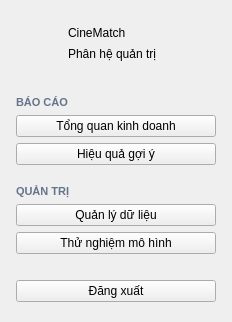
     <widget class="QFrame" name="frameSidebar">
      <property name="minimumSize">
       <size>
        <width>232</width>
        <height>0</height>
       </size>
      </property>
      <property name="maximumSize">
       <size>
        <width>232</width>
        <height>16777215</height>
       </size>
      </property>
      <layout class="QVBoxLayout" name="verticalLayoutSidebar">
       <property name="spacing">
        <number>6</number>
       </property>
       <property name="leftMargin">
        <number>16</number>
       </property>
       <property name="topMargin">
        <number>22</number>
       </property>
       <property name="rightMargin">
        <number>16</number>
       </property>
       <property name="bottomMargin">
        <number>20</number>
       </property>
       <item>
        <layout class="QHBoxLayout" name="horizontalLayoutBrand">
         <property name="spacing">
          <number>10</number>
         </property>
         <property name="leftMargin">
          <number>0</number>
         </property>
         <property name="topMargin">
          <number>0</number>
         </property>
         <property name="rightMargin">
          <number>0</number>
         </property>
         <property name="bottomMargin">
          <number>0</number>
         </property>
         <item>
          <widget class="QLabel" name="labelSidebarLogo">
           <property name="minimumSize">
            <size>
             <width>42</width>
             <height>42</height>
            </size>
           </property>
           <property name="maximumSize">
            <size>
             <width>42</width>
             <height>42</height>
            </size>
           </property>
           <property name="text">
            <string />
           </property>
           <property name="pixmap">
            <pixmap>../images/ic_logo.png</pixmap>
           </property>
           <property name="scaledContents">
            <bool>true</bool>
           </property>
          </widget>
         </item>
         <item>
          <layout class="QVBoxLayout" name="verticalLayoutBrand">
           <property name="spacing">
            <number>0</number>
           </property>
           <property name="leftMargin">
            <number>0</number>
           </property>
           <property name="topMargin">
            <number>0</number>
           </property>
           <property name="rightMargin">
            <number>0</number>
           </property>
           <property name="bottomMargin">
            <number>0</number>
           </property>
           <item>
            <widget class="QLabel" name="labelSidebarTitle">
             <property name="text">
              <string>CineMatch</string>
             </property>
            </widget>
           </item>
           <item>
            <widget class="QLabel" name="labelSidebarSub">
             <property name="text">
              <string>Phân hệ quản trị</string>
             </property>
            </widget>
           </item>
          </layout>
         </item>
        </layout>
       </item>
       <item>
        <spacer name="verticalSpacer">
         <property name="orientation">
          <enum>Qt::Vertical</enum>
         </property>
         <property name="sizeType">
          <enum>QSizePolicy::Fixed</enum>
         </property>
         <property name="sizeHint" stdset="0">
          <size>
           <width>20</width>
           <height>26</height>
          </size>
         </property>
        </spacer>
       </item>
       <item>
        <widget class="QLabel" name="labelMenu">
         <property name="text">
          <string>BÁO CÁO</string>
         </property>
         <property name="styleSheet">
          <string notr="true">color: #64748B; font-size: 8pt; font-weight: 700;</string>
         </property>
        </widget>
       </item>
       <item>
        <widget class="QPushButton" name="pushButtonNavDashboard">
         <property name="text">
          <string>Tổng quan kinh doanh</string>
         </property>
         <property name="cursor">
          <cursorShape>PointingHandCursor</cursorShape>
         </property>
         <property name="icon">
          <iconset>
           <normaloff>../images/ic_dashboard.png</normaloff>
           ../images/ic_dashboard.png
          </iconset>
         </property>
         <property name="iconSize">
          <size>
           <width>20</width>
           <height>20</height>
          </size>
         </property>
         <property name="nav" stdset="0">
          <bool>true</bool>
         </property>
         <property name="active" stdset="0">
          <bool>true</bool>
         </property>
        </widget>
       </item>
       <item>
        <widget class="QPushButton" name="pushButtonNavRecommend">
         <property name="text">
          <string>Hiệu quả gợi ý</string>
         </property>
         <property name="cursor">
          <cursorShape>PointingHandCursor</cursorShape>
         </property>
         <property name="icon">
          <iconset>
           <normaloff>../images/ic_topn_nav.png</normaloff>
           ../images/ic_topn_nav.png
          </iconset>
         </property>
         <property name="iconSize">
          <size>
           <width>20</width>
           <height>20</height>
          </size>
         </property>
         <property name="nav" stdset="0">
          <bool>true</bool>
         </property>
        </widget>
       </item>
       <item>
        <spacer name="verticalSpacer_2">
         <property name="orientation">
          <enum>Qt::Vertical</enum>
         </property>
         <property name="sizeType">
          <enum>QSizePolicy::Fixed</enum>
         </property>
         <property name="sizeHint" stdset="0">
          <size>
           <width>20</width>
           <height>14</height>
          </size>
         </property>
        </spacer>
       </item>
       <item>
        <widget class="QLabel" name="labelMenu2">
         <property name="text">
          <string>QUẢN TRỊ</string>
         </property>
         <property name="styleSheet">
          <string notr="true">color: #64748B; font-size: 8pt; font-weight: 700;</string>
         </property>
        </widget>
       </item>
       <item>
        <widget class="QPushButton" name="pushButtonNavData">
         <property name="text">
          <string>Quản lý dữ liệu</string>
         </property>
         <property name="cursor">
          <cursorShape>PointingHandCursor</cursorShape>
         </property>
         <property name="icon">
          <iconset>
           <normaloff>../images/ic_database.png</normaloff>
           ../images/ic_database.png
          </iconset>
         </property>
         <property name="iconSize">
          <size>
           <width>20</width>
           <height>20</height>
          </size>
         </property>
         <property name="nav" stdset="0">
          <bool>true</bool>
         </property>
        </widget>
       </item>
       <item>
        <widget class="QPushButton" name="pushButtonNavModelTest">
         <property name="text">
          <string>Thử nghiệm mô hình</string>
         </property>
         <property name="cursor">
          <cursorShape>PointingHandCursor</cursorShape>
         </property>
         <property name="icon">
          <iconset>
           <normaloff>../images/ic_model.png</normaloff>
           ../images/ic_model.png
          </iconset>
         </property>
         <property name="iconSize">
          <size>
           <width>20</width>
           <height>20</height>
          </size>
         </property>
         <property name="nav" stdset="0">
          <bool>true</bool>
         </property>
        </widget>
       </item>
       <item>
        <spacer name="verticalSpacer_3">
         <property name="orientation">
          <enum>Qt::Vertical</enum>
         </property>
         <property name="sizeHint" stdset="0">
          <size>
           <width>20</width>
           <height>20</height>
          </size>
         </property>
        </spacer>
       </item>
       <item>
        <widget class="QPushButton" name="pushButtonLogout">
         <property name="text">
          <string>Đăng xuất</string>
         </property>
         <property name="cursor">
          <cursorShape>PointingHandCursor</cursorShape>
         </property>
         <property name="icon">
          <iconset>
           <normaloff>../images/ic_logout.png</normaloff>
           ../images/ic_logout.png
          </iconset>
         </property>
         <property name="iconSize">
          <size>
           <width>20</width>
           <height>20</height>
          </size>
         </property>
         <property name="nav" stdset="0">
          <bool>true</bool>
         </property>
        </widget>
       </item>
      </layout>
     </widget>
